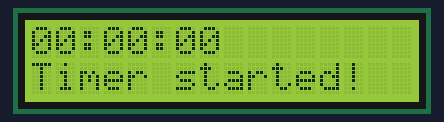
This sketch was run on a simulated Arduino Uno, built with avr-gcc and run on an emulated ATmega328P. Shown: 16×2 character LCD.

Above: at 0.1 s.
At 4.1 s:
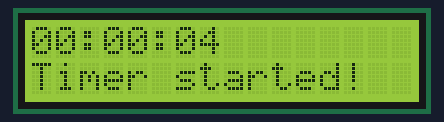
At 9.2 s:
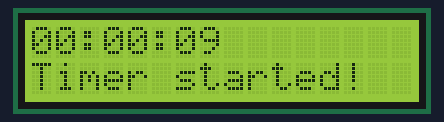
At 19.2 s:
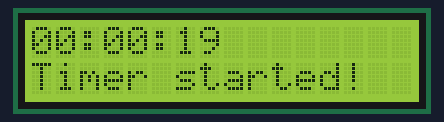
At 28.3 s:
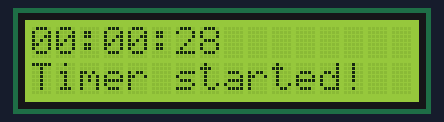
At 38.3 s:
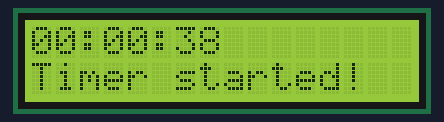

Measured:
- what the display in image 1 shows lasts 1.0 s, from 4.1 s to 5.1 s

The sketch:

timer.ino
```cpp
#include <LiquidCrystal.h>

LiquidCrystal lcd(12, 11, 5, 4, 3, 2);

int seconds = 0;
int minutes = 0;
int hours = 0;

void setup(){
  lcd.begin(16, 2);
}

void loop()
{
    lcd.clear();
    lcd.setCursor(0, 0);
    if(hours < 10){
      lcd.print("0");
      lcd.print(hours);
    }
    else
      lcd.print(hours);
    lcd.print(":");
    if(minutes < 10){
      lcd.print("0");
      lcd.print(minutes);
    }
    else
      lcd.print(minutes);
    lcd.print(":");
    if(seconds < 10){
      lcd.print("0");
      lcd.print(seconds);
    }
    else
      lcd.print(seconds);
    lcd.setCursor(0, 1);
    lcd.print("Timer started!");
    delay(1000);
    seconds++;
    if(seconds >= 60)
    {
      seconds = 0;
      minutes++;
    }
    if(minutes >= 60)
    {
      minutes = 0;
      hours++;
    }
}
```
